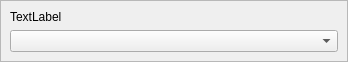
<?xml version="1.0" encoding="UTF-8"?>
<ui version="4.0">
 <class>SymLinkFrame</class>
 <widget class="QFrame" name="SymLinkFrame">
  <property name="geometry">
   <rect>
    <x>0</x>
    <y>0</y>
    <width>348</width>
    <height>59</height>
   </rect>
  </property>
  <property name="sizePolicy">
   <sizepolicy hsizetype="Maximum" vsizetype="Preferred">
    <horstretch>0</horstretch>
    <verstretch>0</verstretch>
   </sizepolicy>
  </property>
  <property name="windowTitle">
   <string>Frame</string>
  </property>
  <layout class="QVBoxLayout" name="verticalLayout_2">
   <property name="spacing">
    <number>0</number>
   </property>
   <property name="leftMargin">
    <number>0</number>
   </property>
   <property name="topMargin">
    <number>0</number>
   </property>
   <property name="rightMargin">
    <number>0</number>
   </property>
   <property name="bottomMargin">
    <number>0</number>
   </property>
   <item>
    <widget class="QFrame" name="LinkFrame">
     <property name="sizePolicy">
      <sizepolicy hsizetype="Preferred" vsizetype="Preferred">
       <horstretch>0</horstretch>
       <verstretch>0</verstretch>
      </sizepolicy>
     </property>
     <property name="frameShape">
      <enum>QFrame::StyledPanel</enum>
     </property>
     <property name="frameShadow">
      <enum>QFrame::Raised</enum>
     </property>
     <layout class="QVBoxLayout" name="verticalLayout">
      <item>
       <widget class="QLabel" name="qtPath">
        <property name="text">
         <string>TextLabel</string>
        </property>
       </widget>
      </item>
      <item>
       <widget class="QComboBox" name="currentVersion"/>
      </item>
     </layout>
    </widget>
   </item>
  </layout>
 </widget>
 <resources/>
 <connections/>
</ui>
